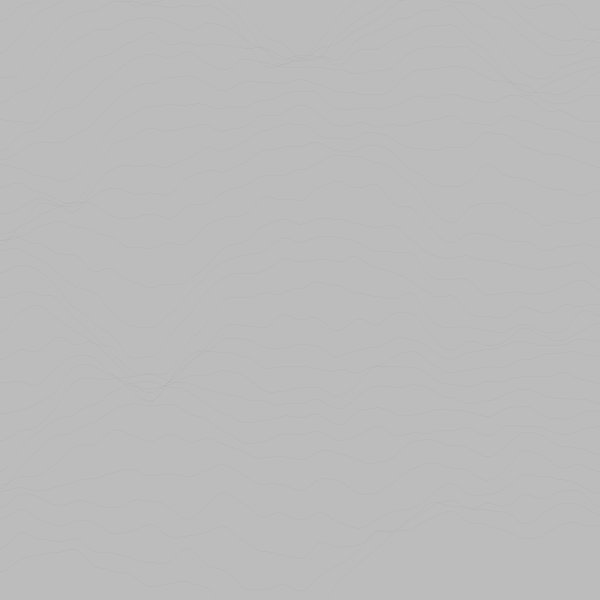
Frame 1 (no input)
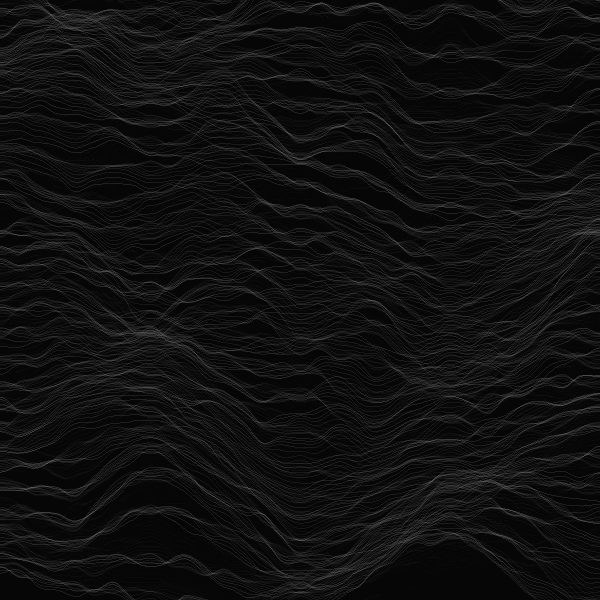
Frame 60 (the mouse pressed at the canvas centre just before this capture)
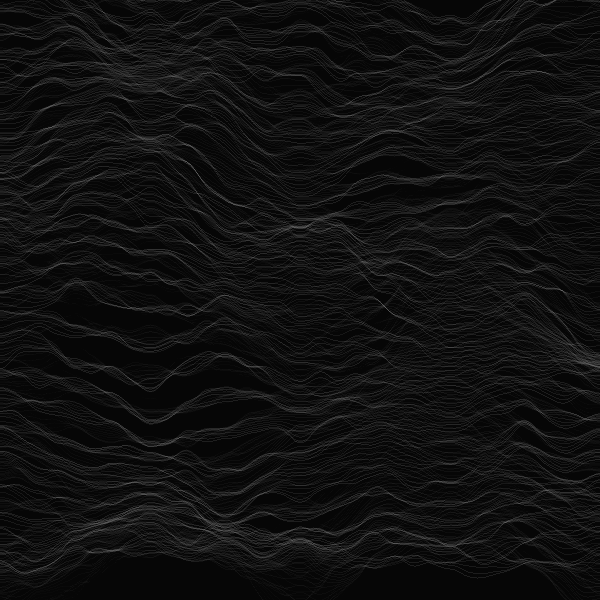
Frame 120 (the mouse held since frame 60 and released just before this capture)

The Processing sketch that drew these frames (run headless with seeded random() and noise(); from frame 60 on, the mouse is pressed at the canvas centre):

// Processing sketch: Move
// ── Move.pde
float z = 0;

void setup() {
    size(600, 600);
    //fullScreen();
}

void draw() {
    noStroke();
    fill(0, 20);
    rect(0,0,height,width);
    stroke(160, 55);
    
   
    for (float y = 0; y < height; y = y + 20) {
      
        for (float x = 0; x < width; x = x + 1) {
            point(x, y + map(noise(x/150, y/150, z), 0, 1, -100, 100));
        }
    }

    z = z + 0.04;
}
